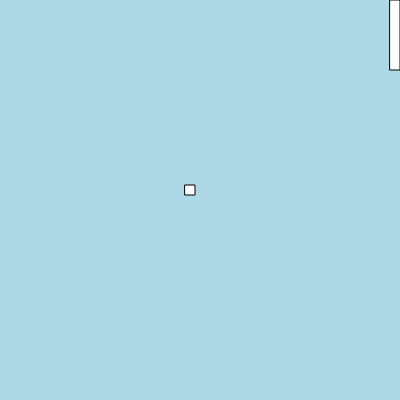
Frame 1 (no input)
Frame 60 (no input): identical to frame 1, image omitted
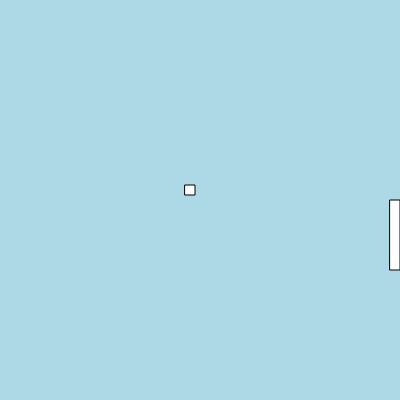
Frame 120 (the mouse pressed at the canvas centre since frame 60)

The p5.js sketch that drew these frames (run headless with seeded random() and noise() and a simulated clock; from frame 60 on, the mouse is pressed at the canvas centre):

// p5.js sketch
// ── sketch.js
var playerPaddle;

function setup() {
  createCanvas(400, 400);
  playerPaddle = new Paddle();
}

function draw() {
  //Refresh the screen
  background("lightblue");
  playerPaddle.xPosition = 390;
  playerPaddle.yPosition = mouseY;
  //Draws a Player Paddle
  playerPaddle.view();
  //Draws a computer Paddle
 
  //Draws the ball
  rect(185,185,10,10);
  
}
// ── Paddle.js
class Paddle{
  constructor(){
    this.width = 10;
    this.height= 70;
    this.xPosition=0;
    this.yPosition= 0;
    }
    view(){
      rect(this.xPosition,this.yPosition,this.width, this.height);
    }
}
// ── style.css
html, body {
  margin: 0;
  padding: 0;
}
canvas {
  display: block;
  border:2px dotted black;
}
